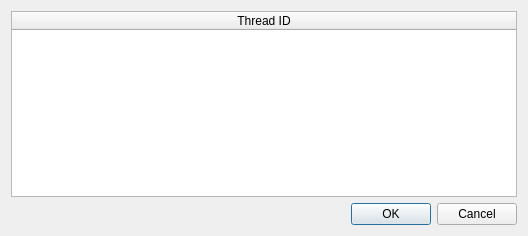
<?xml version="1.0" encoding="UTF-8"?>
<ui version="4.0">
 <class>DialogThreads</class>
 <widget class="QDialog" name="DialogThreads">
  <property name="geometry">
   <rect>
    <x>0</x>
    <y>0</y>
    <width>528</width>
    <height>236</height>
   </rect>
  </property>
  <property name="windowTitle">
   <string>Threads</string>
  </property>
  <layout class="QGridLayout" name="gridLayout">
   <item row="0" column="0">
    <widget class="QTableWidget" name="thread_table">
     <property name="editTriggers">
      <set>QAbstractItemView::NoEditTriggers</set>
     </property>
     <property name="alternatingRowColors">
      <bool>true</bool>
     </property>
     <property name="selectionMode">
      <enum>QAbstractItemView::SingleSelection</enum>
     </property>
     <property name="selectionBehavior">
      <enum>QAbstractItemView::SelectRows</enum>
     </property>
     <property name="sortingEnabled">
      <bool>true</bool>
     </property>
     <attribute name="horizontalHeaderStretchLastSection">
      <bool>true</bool>
     </attribute>
     <attribute name="verticalHeaderVisible">
      <bool>false</bool>
     </attribute>
     <column>
      <property name="text">
       <string>Thread ID</string>
      </property>
     </column>
    </widget>
   </item>
   <item row="1" column="0">
    <widget class="QDialogButtonBox" name="button_box">
     <property name="orientation">
      <enum>Qt::Horizontal</enum>
     </property>
     <property name="standardButtons">
      <set>QDialogButtonBox::Cancel|QDialogButtonBox::Ok</set>
     </property>
    </widget>
   </item>
  </layout>
 </widget>
 <resources/>
 <connections>
  <connection>
   <sender>button_box</sender>
   <signal>accepted()</signal>
   <receiver>DialogThreads</receiver>
   <slot>accept()</slot>
   <hints>
    <hint type="sourcelabel">
     <x>252</x>
     <y>345</y>
    </hint>
    <hint type="destinationlabel">
     <x>157</x>
     <y>274</y>
    </hint>
   </hints>
  </connection>
  <connection>
   <sender>button_box</sender>
   <signal>rejected()</signal>
   <receiver>DialogThreads</receiver>
   <slot>reject()</slot>
   <hints>
    <hint type="sourcelabel">
     <x>320</x>
     <y>345</y>
    </hint>
    <hint type="destinationlabel">
     <x>286</x>
     <y>274</y>
    </hint>
   </hints>
  </connection>
 </connections>
</ui>
